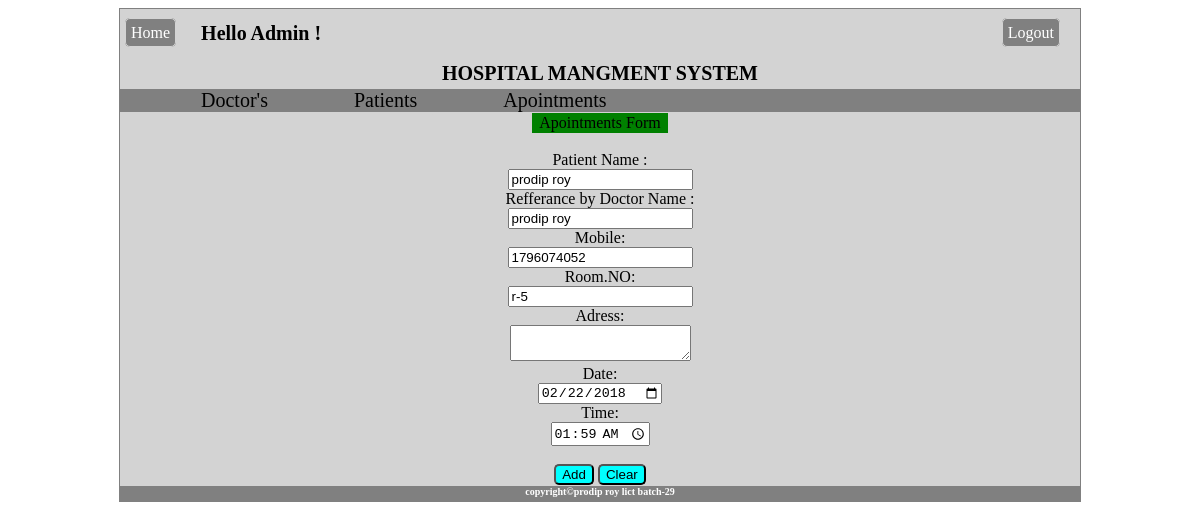
Screenshot of /apupdate.php?id=1 with the database file from the repository.
### tables this page shows
CREATE TABLE IF NOT EXISTS `apointment` (
  `id` int(11) NOT NULL AUTO_INCREMENT,
  `PN` varchar(30) DEFAULT NULL,
  `RD` varchar(30) DEFAULT NULL,
  `MB` int(11) DEFAULT NULL,
  `RN` varchar(10) DEFAULT NULL,
  `AD` varchar(40) DEFAULT NULL,
  `Date` varchar(30) DEFAULT NULL,
  `Time` varchar(30) DEFAULT NULL,
  `visible` varchar(20) DEFAULT NULL,
  PRIMARY KEY (`id`)
);

### apupdate.php (the view, shortened to what this page needs)
<!DOCTYPE html>
<html>
<head>
  <link rel="stylesheet" href="css/patientform.css">
  <link rel="stylesheet" type="text/css" href="css/home.css">
</head>
<body>
   <div class="all">
    <div class="head">
      <div class="back">
       <a href="home.php">Home</a>
     </div>
      <div class="ad">
      <h1>Hello Admin ! </h1>
    </div>
      <div class="f1">
        <a href="index.php?">Logout</a>
      </div>
    </div>
      <div class="f2">
        <h1>HOSPITAL MANGMENT SYSTEM </h1>
      </div>
      <div class="menu">
          <a href="doctor.php?">Doctor's</a>
          <a href="patient.php?">Patients</a>
          <a class="visit" href="apointment.php?">Apointments</a>
      </div>
  <div class="fm">
    <header>Apointments Form</header>
    <br>
    <?php
    include('db.php');
    $id = $_GET['id'];
    if (!mysqli_connect_errno()){
      $query = "SELECT `PN`,`RD`,`MB`,`RN`,`AD`,`Date`,`Time` FROM apointment WHERE `id`='{$id}'";
      $result = mysqli_query($connection,$query);
      if ($row = mysqli_fetch_array($result, MYSQLI_BOTH)) {
        $P_Name =$row['PN'];
        $R_Name=$row['RD'];
        $Mobile =$row['MB'];
        $R_No=$row['RN'];
        $Adr=$row['AD'];
        $Date =$row['Date'];
        $Time=$row['Time'];
      }
    }else{
      echo "ERROR : Database connection failed !"."<br>";
    }
    ?>
  <form action="#" method="post">
  Patient Name :<br>
  <input type="text" name="ppn" value="<?php echo $P_Name;?>">
  <br>
  Refferance by Doctor Name :<br>
    <input type="text" name="rfn" value="<?php echo $R_Name;?>">
    <br>
     Mobile:<br>
    <input type="text" name="mobile" value="<?php echo $Mobile;?>">
  <br>
  Room.NO:<br>
  <input type="text" name="room" value="<?php echo $R_No;?>">
  <br>
  Adress:<br>
  <textarea name="adr" value="<?php echo $Adr;?>">
  </textarea>
  <br>
    Date:<br>
  <input type="Date" name="date" value="<?php echo $Date;?>">
  <br>
  Time:<br>
  <input type="time" name="time" value="<?php echo $Time;?>">
  <br><br>
<div class="btn">
<input style="border-radius: 5px;" type="submit" name="submit" value="Add">
<input style="border-radius: 5px;" type="reset" name="reset" value="Clear">
</div>
</form>
</div>
 <div class="footer">
        <h1>copyright&copy;prodip roy lict batch-29</h1>
        </div>
        </div>
</body>
</html>

### css/patientform.css (style rules this page uses)
.fm { border:1px solid lightgray; background: lightgray; margin: 0px auto; width: 35%; text-align: center; border-radius: 5px; }
.btn input { background: aqua; }
header { border:1px solid green; background: green; width: 40%; text-align: center; margin:0 auto; }

### css/home.css (style rules this page uses)
.head { overflow: hidden; background-color: lightgray; height: 40px; width: 960px; margin: 0 auto; display: block; }
.f1 { float: right; padding: 15px 20px;; }
.f1 a { color: white; text-decoration: none; padding: 5px 5px; border: 1px solid lightgray; border-radius: 5px; margin-left: 20px; background-color:gray; }
.back { float: left; padding: 15px 5px; }
.back a { color:white; text-decoration: none; padding: 5px 5px; border: 1px solid lightgray; border-radius: 5px; margin-left: 0px; background-color:gray; }
.ad { font-size: 10px; color: black; float: left; margin-left:20px; }
.f2 { font-size: 10px; text-align: center; margin: 0 auto; background-color: lightgray; width: 960px; height: 40px; overflow: hidden; }
.menu { width: 960px; margin: 0 auto; background-color:gray; overflow:hidden; }
.menu a { text-decoration: none; font-size: 20px; margin-left: 80px; padding: 0px 1px; color: black; border-bottom-right-radius: 8px; border-bottom-left-radius: 8px; }
.footer h1 { width: 960px; margin: 0px auto; height: 15px; background: gray; text-align: center; font-size: 10px; color: white; }
.all { border:1px solid gray; width: 960px; margin: 0 auto; display: block; background: lightgray; }

### rows the page displays
apointment: ppn "prodip roy", rfn "prodip roy", mobile "1796074052", room "r-5", date "02/22/2018", time "01:59"
